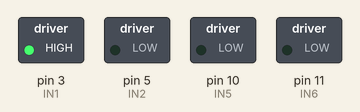
Recording of a sketch running on a simulated Arduino Uno, built with avr-gcc and run on an emulated ATmega328P. On the bench: switched loads named in the sketch (green lamp = pin HIGH).

Above: at 2.5 s.
At 7.5 s:
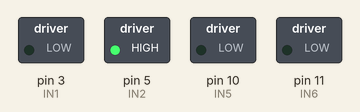
At 12.5 s:
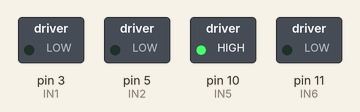
At 17.5 s:
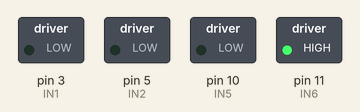
Timing chart, 0 to 26.0 s (numbered marks = the images above):
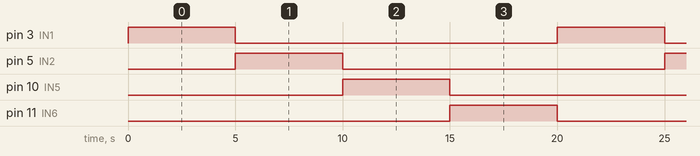

The sketch:

motorIntensity_changed.ino
```cpp
const int IN1 = 3;
const int IN2 = 5;
const int IN5 = 10;
const int IN6 = 11;


const int motors[] = {IN1, IN2, IN5, IN6};
const int numberMotor = 4;

void setup() {
  pinMode(IN1, OUTPUT);
  pinMode(IN2, OUTPUT);
  pinMode(IN5, OUTPUT);
  pinMode(IN6, OUTPUT);

  closeAll();
}

void loop() {

  for (int i = 0; i < numberMotor; i++) {

    closeAll();

    analogWrite(motors[i], 255);

    delay(5000);

  }
}


void closeAll() {
  analogWrite(IN1, 0);
  analogWrite(IN2, 0);
  analogWrite(IN5, 0);
  analogWrite(IN6, 0);
}
```

Measured:
- by itself, pin 3 (IN1), pin 5 (IN2), pin 10 (IN5), pin 11 (IN6): alternates HIGH for 5.0 s and LOW for 15.0 s
- by itself, everything shown: repeats every 20.0 s, in 4 steps
